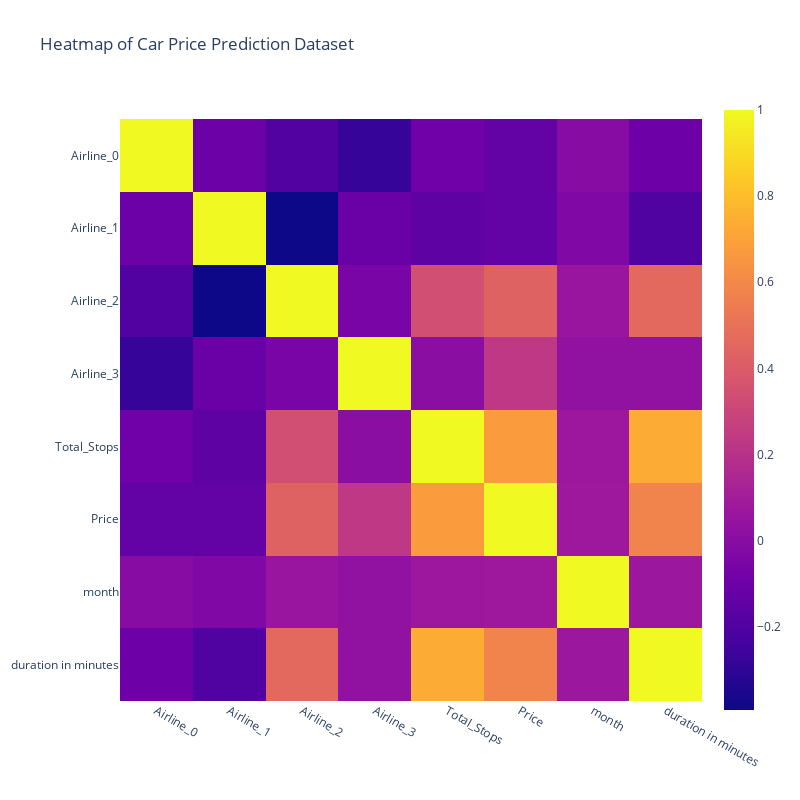

The cell this chart's notebook holds for it:
### Code cell
px.imshow(df.corr(), width=800, height=800, title="Heatmap of Car Price Prediction Dataset")

### Figure 1 — Plotly figure (JSON) as saved in the notebook; plotly's stock layout.template omitted (floating-point values rounded to 4 significant figures)
{"data": [{"coloraxis": "coloraxis", "hovertemplate": "x: %{x}<br>y: %{y}<br>color: %{z}<extra></extra>", "name": "0", "type": "heatmap", "x": ["Airline_0", "Airline_1", "Airline_2", "Airline_3", "Total_Stops", "Price", "month", "duration in minutes"], "xaxis": "x", "y": ["Airline_0", "Airline_1", "Airline_2", "Airline_3", "Total_Stops", "Price", "month", "duration in minutes"], "yaxis": "y", "z": [[1, -0.1065, -0.1996, -0.2813, -0.09019, -0.1358, -0.008975, -0.1014], [-0.1065, 1, -0.3932, -0.1157, -0.1517, -0.1376, -0.03295, -0.201], [-0.1996, -0.3932, 1, -0.05326, 0.342, 0.4325, 0.06048, 0.461], [-0.2813, -0.1157, -0.05326, 1, 0.006299, 0.2308, 0.03076, 0.02924], [-0.09019, -0.1517, 0.342, 0.006299, 1, 0.6739, 0.07334, 0.7321], [-0.1358, -0.1376, 0.4325, 0.2308, 0.6739, 1, 0.07712, 0.5808], [-0.008975, -0.03295, 0.06048, 0.03076, 0.07334, 0.07712, 1, 0.06822], [-0.1014, -0.201, 0.461, 0.02924, 0.7321, 0.5808, 0.06822, 1]]}], "layout": {"coloraxis": {"colorscale": [[0, "#0d0887"], [0.1111, "#46039f"], [0.2222, "#7201a8"], [0.3333, "#9c179e"], [0.4444, "#bd3786"], [0.5556, "#d8576b"], [0.6667, "#ed7953"], [0.7778, "#fb9f3a"], [0.8889, "#fdca26"], [1, "#f0f921"]]}, "height": 800, "title": {"text": "Heatmap of Car Price Prediction Dataset"}, "width": 800, "xaxis": {"anchor": "y", "constrain": "domain", "domain": [0, 1], "scaleanchor": "y"}, "yaxis": {"anchor": "x", "autorange": "reversed", "constrain": "domain", "domain": [0, 1]}}}
